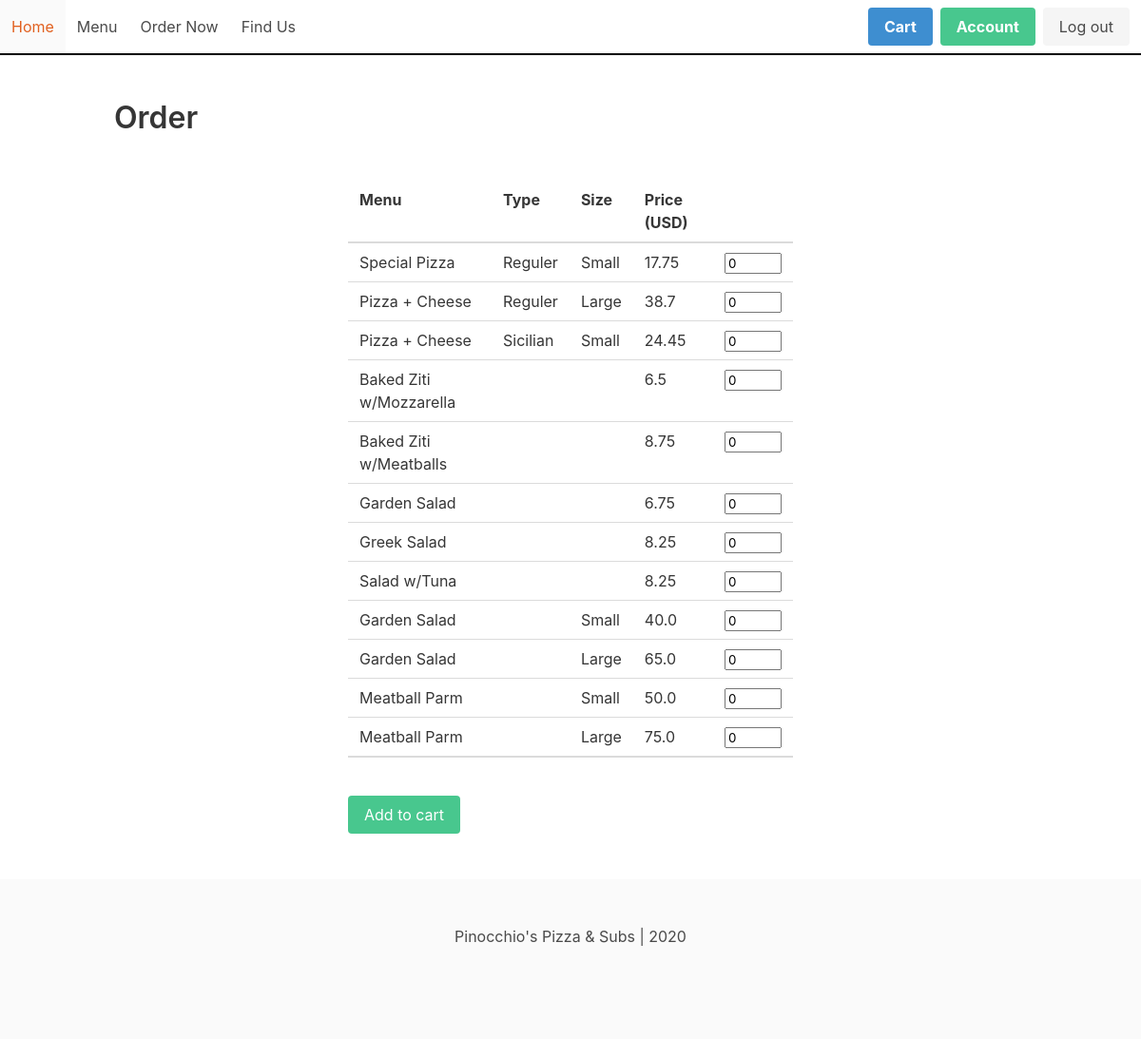
Screenshot of /order (signed in) with the database file from the repository.
### pizza/models.py (models this page shows)
class Menu(models.Model):
    MENU_CATEGORY = (
        ("pizza", "pizza"),
        ("pasta", 'pasta'),
        ("subs", "subs"),
        ("platters", 'platters'),
        ("toppings", "toppings"),
        ("salads", "salads")
    )
    MENU_SIZE = (
        ("Small", "Small"),
        ("Large", "Large")
    )
    MENU_PIZZA_TYPE = (
        ("Reguler", "Reguler"),
        ("Sicilian","Sicilian")
    )
    menu_id = models.AutoField(primary_key=True)
    menu_category = models.CharField(max_length=10, choices=MENU_CATEGORY)
    menu_name = models.CharField(max_length=64)
    menu_pizza_type = models.CharField(max_length=8, choices=MENU_PIZZA_TYPE, blank=True)
    size = models.CharField(max_length=6, choices=MENU_SIZE, blank=True)
    price = models.FloatField()

### pizza/views.py (the view, shortened to what this page needs)
# urls.py: path("order", views.order, name='order'),
@login_required(login_url='login')
def order(request):
    context = {
        "pizza": Pizza.objects.all(),
        "toppings": Toppings.objects.all(),
        "salads": Salads.objects.all(),
        "platters": Platters.objects.all(),
        "pasta": Pasta.objects.all(),
        "menu": Menu.objects.all(),
    }
    return render(request, "pizza/order.html", context)

### pizza/templates/pizza/order.html (shortened to what this page needs)
{% extends "pizza/base.html" %}
{% block body %}
<section class="section">
    <div class="container">
        <h1 class="title">Order</h1>
        <br>
        <div class="columns is-centered">
            <div class="column is-half">
                <form action="" method="POST">
                    <table class="table is-hoverable is-fullwidth">
                        <thead>
                            <tr>
                                <th>Menu</th>
                                <th>Type</th>
                                <th>Size</th>
                                <th>Price (USD)</th>
                                <th></th>
                            </tr>
                        </thead>
                        <tbody>
                            {% for item in menu %}
                                <tr>
                                    <td>{{ item.menu_name }}</td>
                                    <td>{{ item.menu_pizza_type}}</td>
                                    <td>{{ item.size }}</td>
                                    <td>{{ item.price }}</td>
                                    <td>
                                        <input type="number" id="{{ item.menu_id }}" name="{{ item.menu_id }}" min="0" class="quantity" value="0">
                                    </td>
                                </tr>
                            {% endfor %}
                        </tbody>
                        <tfoot>
                            <tr id="total_price">
                                <th></th>
                                <th></th>
                                <th></th>
                                <th></th>
                                <th></th>
                            </tr>
                        </tfoot>
                    </table>
                    <div class="buttons">
                        <input type="submit" value="Add to cart" class="button is-success">
                    </div>
                </form>
            </div>
        </div>
    </div>
</section>
{% endblock %}

### pizza/static/pizza/main.css (style rules this page uses)
body { display: flex; min-height: 100vh; flex-direction: column; }
section { flex: 1; }
.quantity { width: 60px; }

### rows the page displays
Menu: menu_name "Special Pizza", menu_pizza_type "Reguler", size "Small", price "17.75"
Menu: menu_name "Pizza + Cheese", menu_pizza_type "Reguler", size "Large", price "38.7"
Menu: menu_name "Pizza + Cheese", menu_pizza_type "Sicilian", size "Small", price "24.45"
Menu: menu_name "Baked Ziti w/Mozzarella", price "6.5"
Menu: menu_name "Baked Ziti w/Meatballs", price "8.75"
Menu: menu_name "Garden Salad", price "6.75"
Menu: menu_name "Greek Salad", price "8.25"
Menu: menu_name "Salad w/Tuna", price "8.25"
Menu: menu_name "Garden Salad", size "Small", price "40.0"
Menu: menu_name "Garden Salad", size "Large", price "65.0"
Menu: menu_name "Meatball Parm", size "Small", price "50.0"
Menu: menu_name "Meatball Parm", size "Large", price "75.0"
